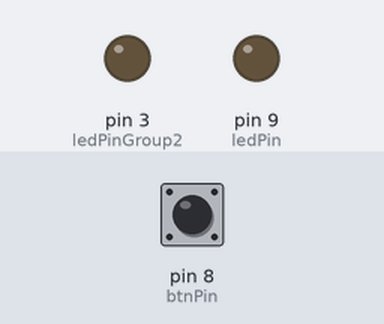
Bench run of a sketch on a simulated Arduino Uno, built with avr-gcc and run on an emulated ATmega328P. Shown: output pins drawn as LEDs (lit = HIGH). The inputs (shaded band) are chosen by the test bench; at power-on: pin 8 (btnPin) HIGH.

Above: at 1.2 s.
1.3 s: pin 8 (btnPin) pulled LOW for 0.15 s
4.3 s: pin 8 (btnPin) pulled LOW for 1 s
At 5.57 s:
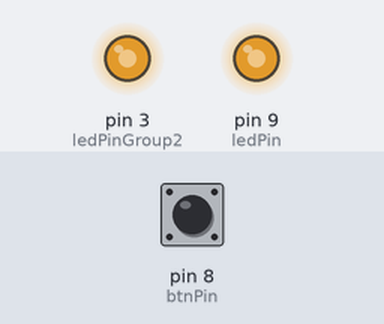
At 6.77 s:
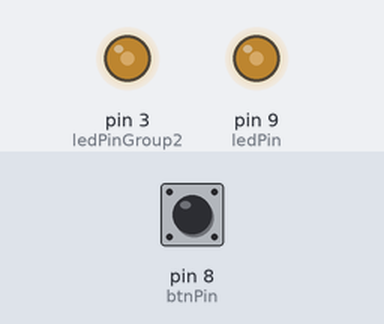
Timing chart, 0 to 13.5 s (numbered marks = the images above; inputs shaded):
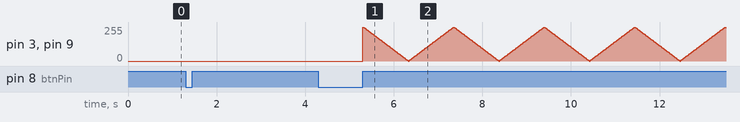

The sketch:

_lightRing_BaseLedTest.ino
```cpp
int ledPin = 9;
int ledPinGroup2 = 3;
int delayTime = 15;

int btnPin = 8;
int clickCount = 0;
int prevBtnState = HIGH;

int ledBrightness = 0;
int ledFade = 5;

void setup() {
  // put your setup code here, to run once:
  pinMode(ledPin, OUTPUT);
  pinMode(ledPinGroup2, OUTPUT);
  pinMode(btnPin, INPUT_PULLUP);
}

void loop() {
  checkButtonState();
  applyButtonState();

  delay(delayTime);
}


void checkButtonState(){
  int buttonState = digitalRead(btnPin);
  int prevClick = clickCount;
  if(buttonState == HIGH && prevBtnState == LOW){
      clickCount++;
   }
   if(clickCount >= 4){
     clickCount = 0;
   }

   if(prevClick != clickCount
    || clickCount == 0){
     getLedScheme();
   }
   prevBtnState = buttonState;
}

void applyButtonState(){
  applyToLed(ledPin, ledFade, ledBrightness);
}

void turnAllOff(){
      ledBrightness = 0;
      ledFade = 0;
}

void applyToLed(int ledPin, int &fadeFactor, int &brightness){
      updateLedBrightness(fadeFactor, brightness);
      fadeLED(ledPin, brightness);
      fadeLED(ledPinGroup2, brightness);
      updateFadeFactor(fadeFactor, brightness);
}

void getLedScheme(){
    switch(clickCount){
    case 0:
      turnAllOff();
      break;
    case 1:
      ledFade = 5;
      delayTime = 5;
      break;
    case 2:
      delayTime = 20;
      break;
    case 3:
      delayTime = 60;
      break;
  }
}


void updateFadeFactor(int &fade, int &brightness){
   if (brightness <= 0 || brightness >= 255) {
    fade = -fade;
  }
}

void updateLedBrightness(int &fade, int &brightness){
  brightness += fade;
}

void fadeLED(int ledPin, int brightness){
  analogWrite(ledPin, brightness);
}
```
